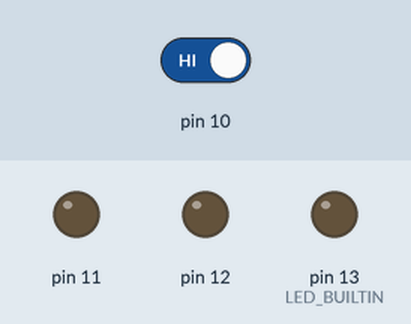
Recording of a sketch running on a simulated Arduino Uno, built with avr-gcc and run on an emulated ATmega328P. Parts: output pins drawn as LEDs (lit = HIGH). The test bench sets the inputs (shaded band); at power-on: pin 10 HIGH.

Above: at 1.2 s.
1.3 s: pin 10 driven LOW
At 2.1 s:
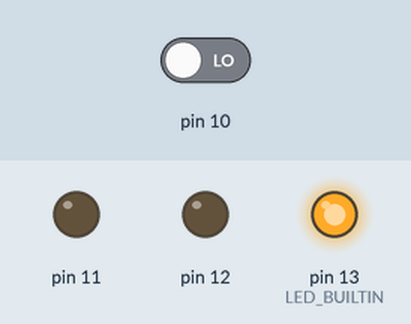
4.3 s: pin 10 driven HIGH
At 5.7 s:
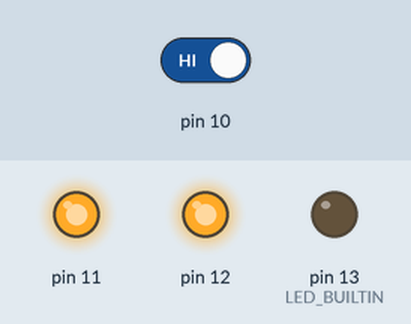
Timing chart, 0 to 7.3 s (numbered marks = the images above; inputs shaded):
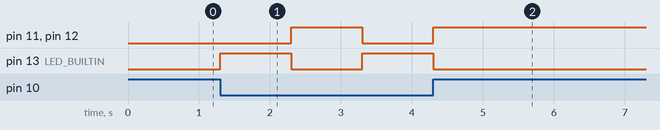

Measured:
- after the input at 1.3 s, pin 11, pin 12: LOW → HIGH after 1.0 s, → LOW 1.0 s later; pin 13 (LED_BUILTIN): LOW → HIGH at once, → LOW 1.0 s later, → HIGH 1.0 s later
- after the input at 4.3 s, pin 11, pin 12: goes on until 4.3 s, then stays HIGH; pin 13 (LED_BUILTIN): goes on until 4.3 s, then stays LOW

The sketch:

PRACTICA_13.ino
```cpp
// C++ code
//
void setup()
{
  pinMode(10, INPUT);
  pinMode(LED_BUILTIN, OUTPUT);
  pinMode(12, OUTPUT);
  pinMode(11, OUTPUT);
}

void loop()
{//en esta parte incorporo el bloque (si) para que vaya el pulsador.
  if (digitalRead(10) == LOW) {
    digitalWrite(LED_BUILTIN, HIGH);
    digitalWrite(12, LOW);
    digitalWrite(11, LOW);
    delay(1000); // Wait for 1000 millisecond(s)
    digitalWrite(LED_BUILTIN, LOW);
    digitalWrite(12, HIGH);
    digitalWrite(11, HIGH);
    delay(1000); // Wait for 1000 millisecond(s)
  }
}
```
